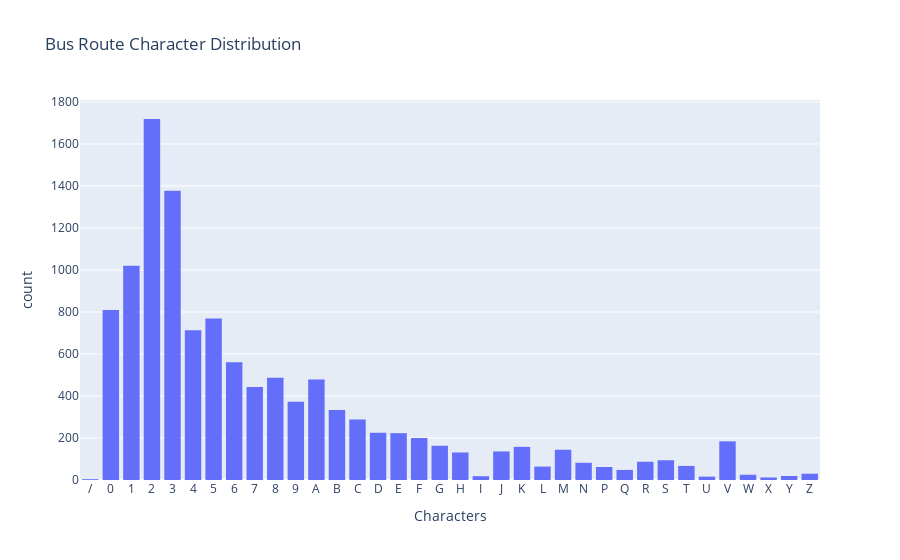

Notebook code cell kept with this figure:
### Code cell
route_characters = sorted([char for route in routes for char in route])
fig = px.histogram(
    x=route_characters,
    title="Bus Route Character Distribution",
    labels={"x": "Characters", "y": "Count of Characters"},
)
fig.show()

### Figure 1 — Plotly figure (JSON) as saved in the notebook; plotly's stock layout.template omitted (floating-point values rounded to 4 significant figures; data arrays with more than 128 entries replaced by an {"elided": "..."} marker saying what was removed)
{"data": [{"bingroup": "x", "hovertemplate": "Characters=%{x}<br>count=%{y}<extra></extra>", "legendgroup": "", "marker": {"color": "#636efa", "pattern": {"shape": ""}}, "name": "", "orientation": "v", "showlegend": false, "type": "histogram", "x": {"elided": "11564 str values"}, "xaxis": "x", "yaxis": "y"}], "layout": {"barmode": "relative", "legend": {"tracegroupgap": 0}, "title": {"text": "Bus Route Character Distribution"}, "xaxis": {"anchor": "y", "domain": [0, 1], "title": {"text": "Characters"}}, "yaxis": {"anchor": "x", "domain": [0, 1], "title": {"text": "count"}}}}
